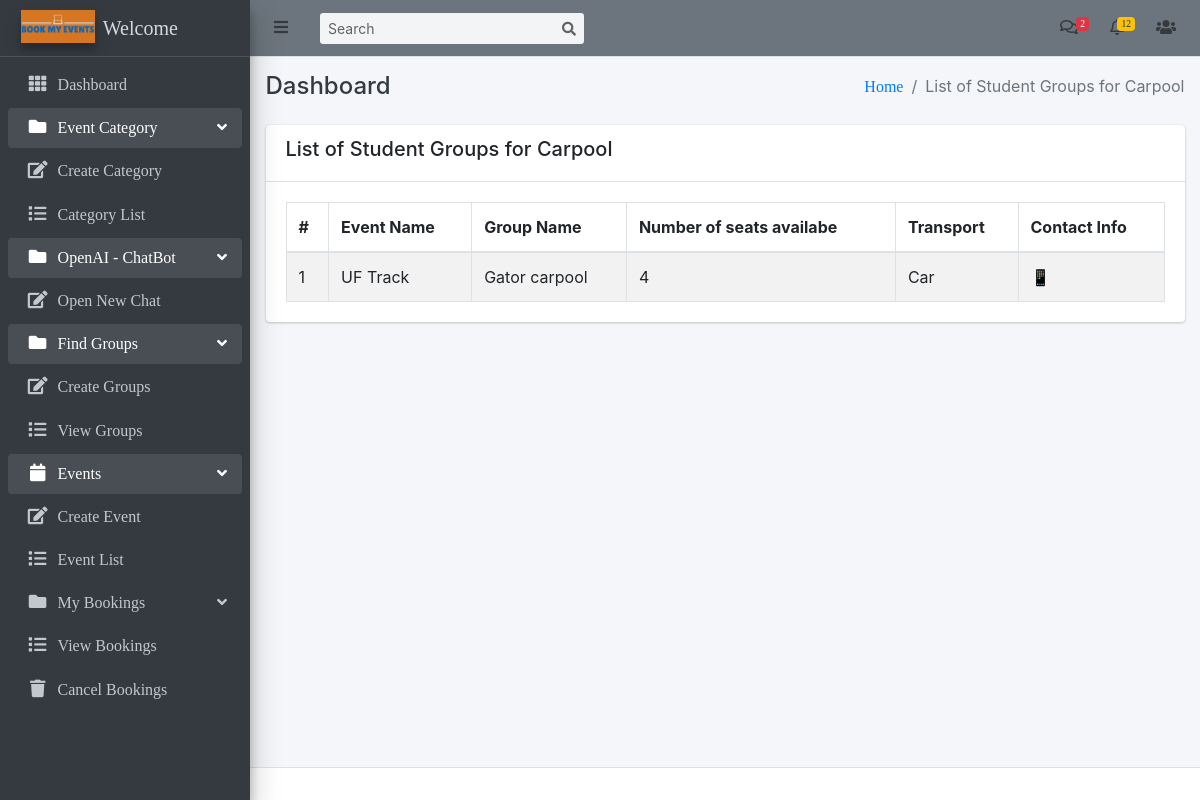
/events/view-groups/ (signed in), run on the app's committed database.
### events/models.py (models this page shows, shortened)
class StudentGroup(models.Model):
    event = models.ForeignKey(Event, on_delete=models.CASCADE)
    groupname = models.CharField(max_length=255)
    numavail = models.PositiveIntegerField()
    transport = models.CharField(max_length=255)

class Event(models.Model):
    category = models.ForeignKey(EventCategory, on_delete=models.CASCADE)
    name = models.CharField(max_length=255, unique=True)
    ufid = models.PositiveIntegerField(unique=True)
    description = RichTextUploadingField()
    select_scheduled_status = (
        ('yet to scheduled', 'Yet to Scheduled'),
        ('scheduled', 'Scheduled')
    )
    scheduled_status = models.CharField(max_length=25, choices=select_scheduled_status)
    venue = models.CharField(max_length=255)
    start_date = models.DateField()
    end_date = models.DateField()
    location = models.CharField(max_length=255)
    maximum_attende = models.PositiveIntegerField()
    num_tickets_available = models.PositiveIntegerField(default=0)
    created_user = models.ForeignKey('auth.User', on_delete=models.CASCADE, blank=True, null=True, related_name='event_created_user')
    updated_user = models.ForeignKey('auth.User', on_delete=models.CASCADE, blank=True, null=True, related_name='event_updated_user')
    created_date = models.DateField(auto_now_add=True)
    updated_date = models.DateField(auto_now_add=True)
    status_choice = (
        ('disabled', 'Disabled'),
        ('active', 'Active'),
        ('deleted', 'Deleted'),
        ('time out', 'Time Out'),
        ('completed', 'Completed'),
        ('cancel', 'Cancel'),
    )
    status = models.CharField(choices=status_choice, max_length=10)
    def __str__(self):
        return self.name

### events/views.py (the view)
# urls.py: path('view-groups/', ViewGroupsListView.as_view(), name='view-groups'),
class ViewGroupsListView(LoginRequiredMixin, ListView):
    model = StudentGroup
    fields = ['event','groupname','numavail','transport']
    template_name = 'events/view_groups.html'
    context_object_name = 'view_groups'
    def get_queryset(self):
        current_user = self.request.user
        print(current_user)
        return StudentGroup.objects.all()

### templates/events/view_groups.html (shortened to what this page needs)
{% extends 'base/base.html' %} {% block title %}Event Category List{% endblock title %} {% block breadcrumb %}List of Student Groups for Carpool{% endblock breadcrumb %} {% block content %}
<div class="row">
    <div class="col-md-12">
        <div class="card">
            <div class="card-header">
                <div class="row">
                    <div class="col-md-5">
                        <h5>List of Student Groups for Carpool</h5>
                    </div>
                    <div class="col-md-7">
                    </div>
                </div>
            </div>
            <div class="card-body">
                <table class="table table-striped table-bordered datatable dataTable no-footer" id="DataTables_Table_0" role="grid" aria-describedby="DataTables_Table_0_info" style="border-collapse: collapse !important">
                    <thead>
                        <tr role="row">
                            <th>#</th>
                            <th>Event Name</th>
                            <th>Group Name</th>
                            <th>Number of seats availabe</th>
                            <th>Transport</th>
                            <th>Contact Info</th>
                        </tr>
                    </thead>
                    <tbody>
                        {% for group in view_groups %}
                        <tr>
                            <td>{{ forloop.counter }}</td>
                            <td>{{ group.event }}</td>
                            <td>{{ group.groupname }}</td>
                            <td>{{ group.numavail }}</td>
                            <td>{{ group.transport }}</td>
                            <td>&#128241;</td>
                        </tr>
                        {% endfor %}
                    </tbody>
                </table>
            </div>
        </div>
    </div>
</div>
{% endblock content %}

### data on the page
StudentGroup: event "UF Track", groupname "Gator carpool", numavail "4", transport "Car"
